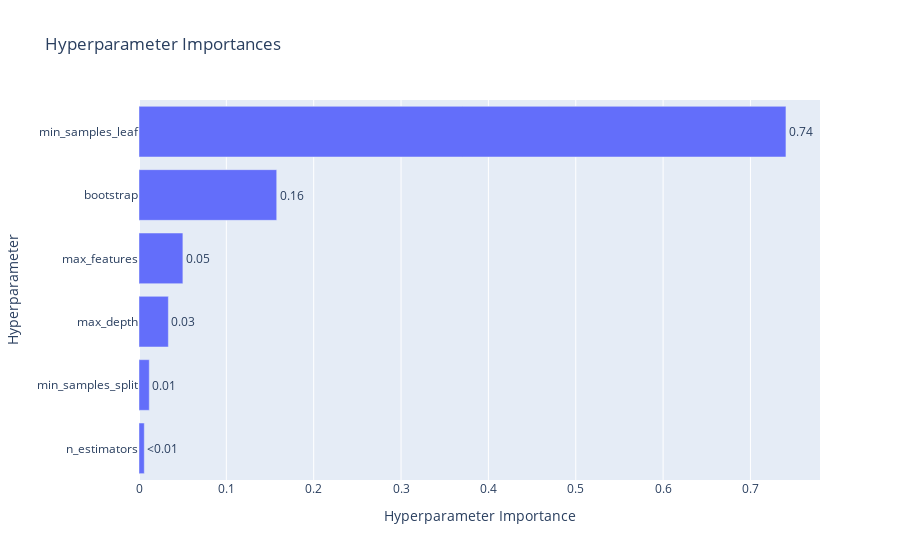

Notebook source saved alongside this figure:
### Code cell
fig = plot_param_importances(study_none)
pio.write_html(fig, "../results/optuna/et_none/param_importances_et_none.html")
fig.show()

### Figure 1 — Plotly figure (JSON) as saved in the notebook; plotly's stock layout.template omitted (floating-point values rounded to 4 significant figures)
{"data": [{"cliponaxis": false, "hovertemplate": ["n_estimators (IntDistribution): 0.006055126495908342<extra></extra>", "min_samples_split (IntDistribution): 0.011768514296560303<extra></extra>", "max_depth (CategoricalDistribution): 0.03361600451939101<extra></extra>", "max_features (CategoricalDistribution): 0.050245830812992116<extra></extra>", "bootstrap (CategoricalDistribution): 0.1576688965905491<extra></extra>", "min_samples_leaf (IntDistribution): 0.7406456272845992<extra></extra>"], "name": "Objective Value", "orientation": "h", "text": ["<0.01", "0.01", "0.03", "0.05", "0.16", "0.74"], "textposition": "outside", "type": "bar", "x": [0.006055, 0.01177, 0.03362, 0.05025, 0.1577, 0.7406], "y": ["n_estimators", "min_samples_split", "max_depth", "max_features", "bootstrap", "min_samples_leaf"]}], "layout": {"title": {"text": "Hyperparameter Importances"}, "xaxis": {"title": {"text": "Hyperparameter Importance"}}, "yaxis": {"title": {"text": "Hyperparameter"}}}}
